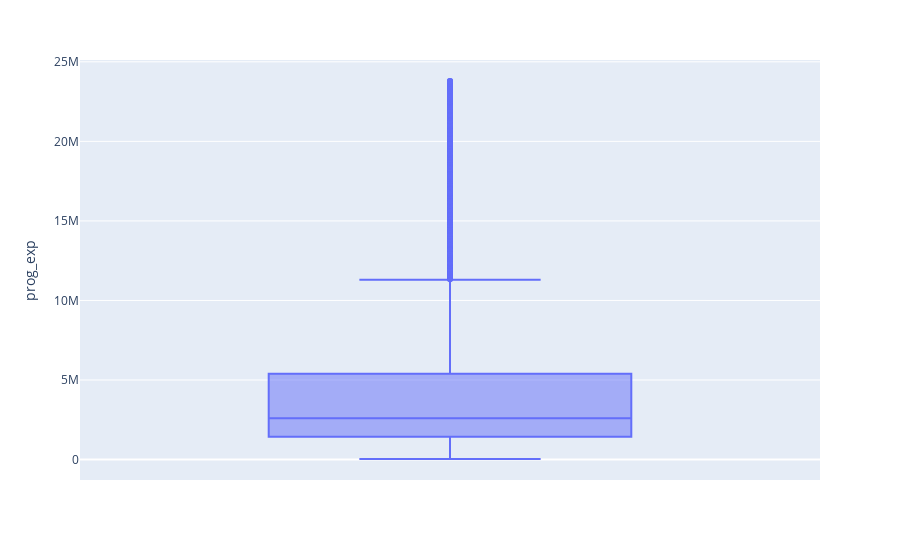
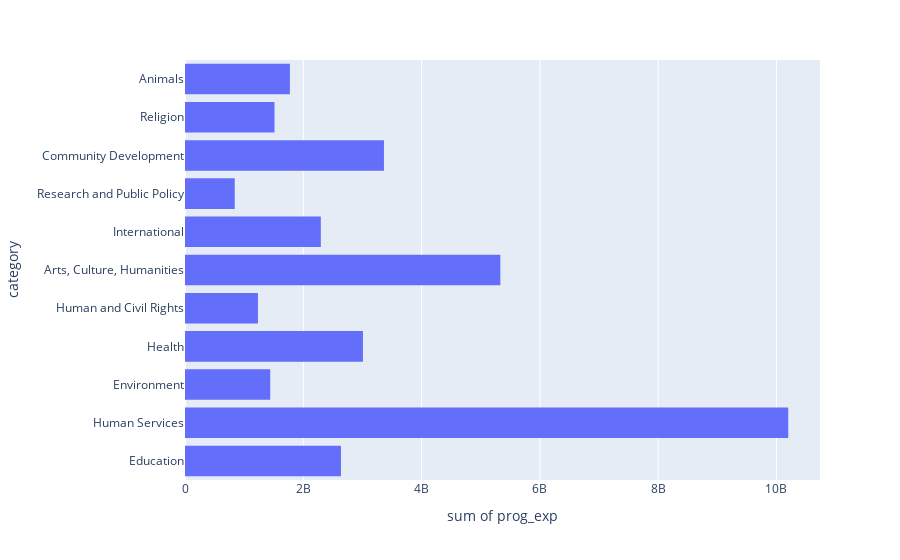
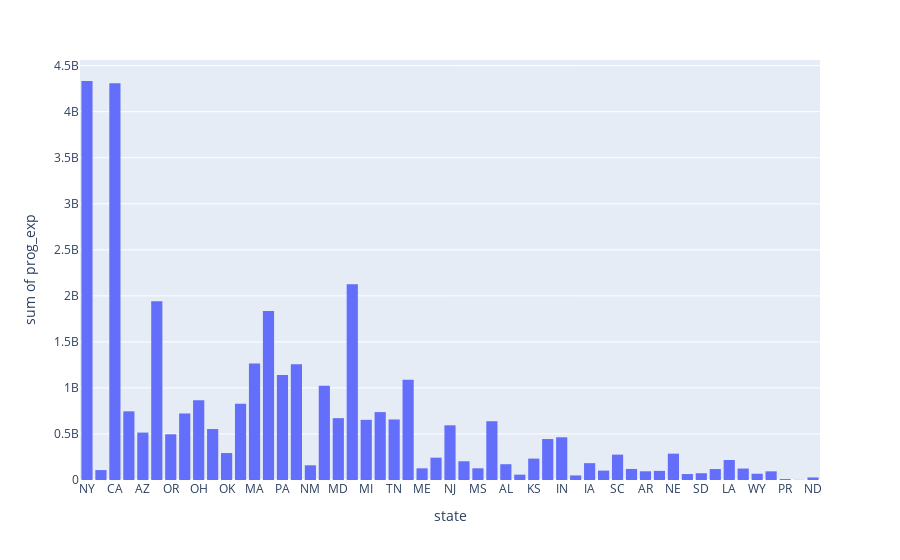

Source (notebook cell) for these figures, in order:
### Markdown cell above
## Data Exploration
- Summary statistics (mean, median, variance).
- Identify missing values, duplicates, and outliers.
- Data distribution visualizations: histograms, box plots, scatter plots.

### Code cell
import plotly.express as px
import numpy as np
merged_df['log_prog_exp'] = np.log1p(merged_df['prog_exp'])
columns_to_analyze = ['prog_exp', 'total_rev', 'log_prog_exp'] 
original_mean = merged_df[columns_to_analyze].mean()
original_median = merged_df[columns_to_analyze].median()
original_variance = merged_df[columns_to_analyze].var()
summary_stats = pd.DataFrame({
    'Original Mean': original_mean,
    'Original Median': original_median,
    'Original Variance': original_variance,
    })
print(summary_stats)


test_box_prog = px.box(merged_df, y="prog_exp")
test_box_prog.show()
histo_rev = px.histogram(merged_df, x="prog_exp", y="category")
histo_rev.show()

histo_states = px.histogram(merged_df, x= "state", y= "prog_exp")
histo_states.show()

duplicates = merged_df[merged_df.duplicated(subset=['ein'], keep=False)]
print(duplicates[['name', 'ein']])
print(merged_df['prog_exp'].isna().sum())
print(merged_df['total_rev'].isna().sum())

### Figure 1 — Plotly figure (JSON) as saved in the notebook; plotly's stock layout.template omitted (floating-point values rounded to 4 significant figures; data arrays with more than 128 entries replaced by an {"elided": "..."} marker saying what was removed)
{"data": [{"alignmentgroup": "True", "hovertemplate": "prog_exp=%{y}<extra></extra>", "legendgroup": "", "marker": {"color": "#636efa"}, "name": "", "notched": false, "offsetgroup": "", "orientation": "v", "showlegend": false, "type": "box", "x0": " ", "xaxis": "x", "y": {"elided": "7668 float values"}, "y0": " ", "yaxis": "y"}], "layout": {"boxmode": "group", "legend": {"tracegroupgap": 0}, "margin": {"t": 60}, "xaxis": {"anchor": "y", "domain": [0, 1]}, "yaxis": {"anchor": "x", "domain": [0, 1], "title": {"text": "prog_exp"}}}}

### Figure 2 — Plotly figure (JSON) as saved in the notebook; plotly's stock layout.template omitted (floating-point values rounded to 4 significant figures; data arrays with more than 128 entries replaced by an {"elided": "..."} marker saying what was removed)
{"data": [{"alignmentgroup": "True", "bingroup": "y", "histfunc": "sum", "hovertemplate": "sum of prog_exp=%{x}<br>category=%{y}<extra></extra>", "legendgroup": "", "marker": {"color": "#636efa", "pattern": {"shape": ""}}, "name": "", "offsetgroup": "", "orientation": "h", "showlegend": false, "type": "histogram", "x": {"elided": "7668 float values"}, "xaxis": "x", "y": {"elided": "7668 str values"}, "yaxis": "y"}], "layout": {"barmode": "relative", "legend": {"tracegroupgap": 0}, "margin": {"t": 60}, "xaxis": {"anchor": "y", "domain": [0, 1], "title": {"text": "sum of prog_exp"}}, "yaxis": {"anchor": "x", "domain": [0, 1], "title": {"text": "category"}}}}

### Figure 3 — Plotly figure (JSON) as saved in the notebook; plotly's stock layout.template omitted (floating-point values rounded to 4 significant figures; data arrays with more than 128 entries replaced by an {"elided": "..."} marker saying what was removed)
{"data": [{"alignmentgroup": "True", "bingroup": "x", "histfunc": "sum", "hovertemplate": "state=%{x}<br>sum of prog_exp=%{y}<extra></extra>", "legendgroup": "", "marker": {"color": "#636efa", "pattern": {"shape": ""}}, "name": "", "offsetgroup": "", "orientation": "v", "showlegend": false, "type": "histogram", "x": {"elided": "7668 str values"}, "xaxis": "x", "y": {"elided": "7668 float values"}, "yaxis": "y"}], "layout": {"barmode": "relative", "legend": {"tracegroupgap": 0}, "margin": {"t": 60}, "xaxis": {"anchor": "y", "domain": [0, 1], "title": {"text": "state"}}, "yaxis": {"anchor": "x", "domain": [0, 1], "title": {"text": "sum of prog_exp"}}}}
